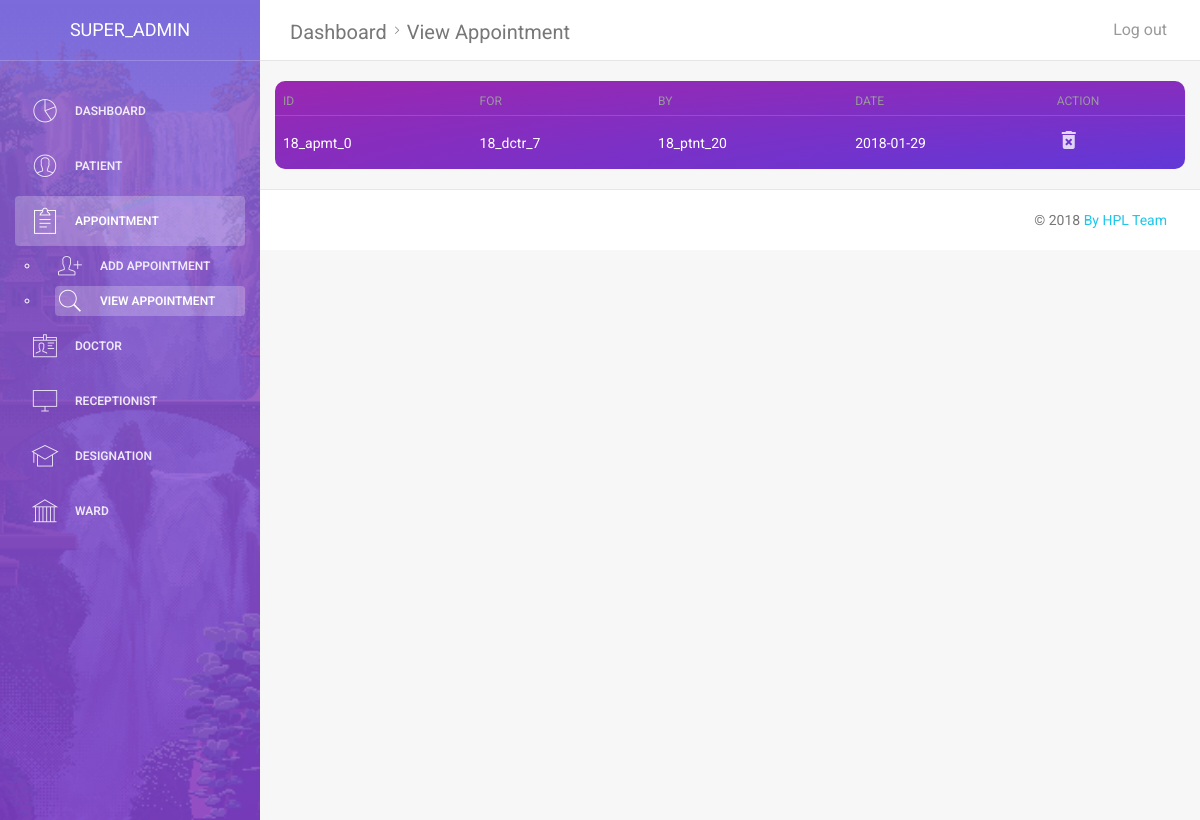
Before: /view_appointment.php (signed in) with the older database file.
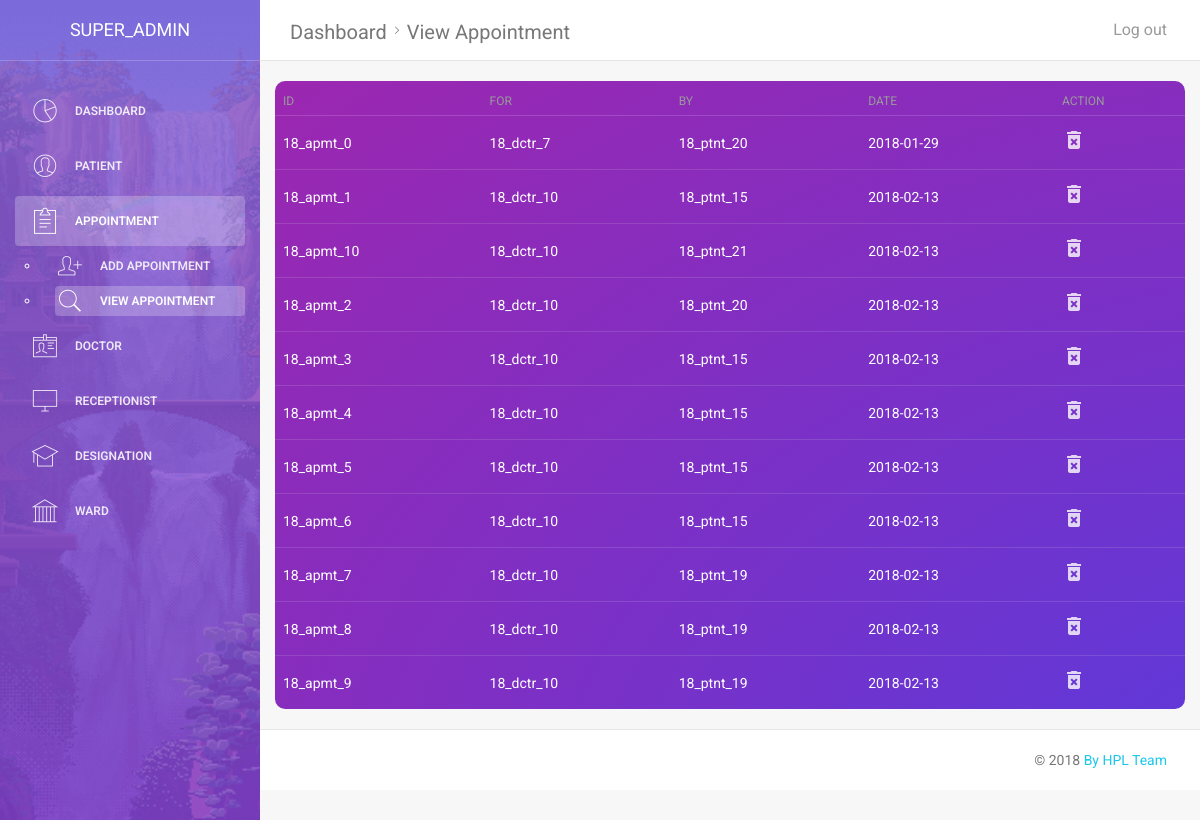
After: the same page with the newer database file.
### tables this page shows
CREATE TABLE `appointment` (
  `appointment_id` varchar(10) NOT NULL,
  `appointment_for` varchar(10) NOT NULL,
  `appointment_by` varchar(10) NOT NULL,
  `appointment_date` date NOT NULL,
  `appointment_reg_date` timestamp(6) NOT NULL DEFAULT CURRENT_TIMESTAMP(6) ON UPDATE CURRENT_TIMESTAMP(6),
  `appointment_status` tinyint(1) NOT NULL,
  `appointment_slot` varchar(5) NOT NULL
);

### assets/modules/global_module.php (the view, shortened to what this page needs)
<?php
function fetch_data($query,$type)
{
	include("assets/modules/db_config.php");
	$result = mysqli_query($conn,$query);
	if($result)
	{
		if($type == "login")
		{
		$count = mysqli_num_rows($result);
			if($count == 1)
			{
				return TRUE;
			}
			else
			{
				return FALSE;
			}
		}
		elseif($type == "count")
		{
			$count = mysqli_num_rows($result);
			return $count;
		}
		elseif($type == "result")
		{
			 $res = mysqli_query($conn,$query);
			 return $res;
		}
	}
	else
	{
		return "Fetch Error";
	}
}
function view_table($for)
{
    include("assets/modules/db_config.php");
    if($for == "patient")
    {
        $query = "select * from patient";
        $result = mysqli_query($conn,$query);
        if($result)
        {
            while($row = mysqli_fetch_array($result)) {
                $age = date_diff(date_create($row[6]), date_create('today'))->y;
                $id = $row[1];
                echo "<tr>
                <td>$id</td>
                <td>$row[2]</td>
                <td>$row[5]</td>
                <td>$age</td>
                <td > <a href='view_patient_profile.php?id=$id'> <i class='material-icons'>edit</i></a></td>
                </tr>";
            }
        }
    }
    elseif ($for == "appointment")
    {
        $query = "select * from appointment";
        $result = mysqli_query($conn,$query);
        while($row = mysqli_fetch_array($result))
        {
            $id = $row[0];
            echo "<tr>
                <td>$id</td>
                <td>$row[1]</td>
                <td>$row[2]</td>
                <td>$row[3]</td>
                <td > <a href='delete_designation.php?id=$id'> <i class='material-icons'>delete_forever</i></a></td>
                </tr>";
        }
    }
	else
	{
		echo "<tr><td>Invalid Arguments</td></tr>";
	}
}
?>

### view_appointment.php (shortened to what this page needs)
<?php
include("assets/modules/global_module.php");
if(isset($_GET["id"]))
{
    $id = $_GET["id"];
}
elseif(isset($_SESSION["admin_token"]))
{
    $id = $_SESSION["admin_token"];
}
$result = fetch_data("select * from admin where admin_id= '$id'","result");
$data = mysqli_fetch_assoc($result);
?>
<!doctype html>
<html lang="en">
<head>
    <link href="assets/css/fresh-bootstrap-table.css" rel="stylesheet" />
    <link href="assets/css/bootstrap.min.css" rel="stylesheet" />
    <link href="assets/css/animate.min.css" rel="stylesheet"/>
    <link href="assets/css/light-bootstrap-dashboard.css?v=1.4.0" rel="stylesheet"/>
    <link href="http://maxcdn.bootstrapcdn.com/font-awesome/4.2.0/css/font-awesome.min.css" rel="stylesheet">
    <link href="assets/css/pe-icon-7-stroke.css" rel="stylesheet" />
</head>
<body>
<div class="wrapper">
    <div class="sidebar" data-color="purple" data-image="assets/img/waterfall.gif" >
        <div class="sidebar-wrapper" id="">
            <div class="logo">
                <a href="#" class="simple-text">
                    <?php echo $data["admin_name"];?>
                </a>
            </div>
            <ul class="nav" >
                <li >
                    <a href="dashboard_admn.php">
                        <i class="pe-7s-graph"></i>
                        <p>Dashboard</p>
                    </a>
                </li>
                <li>
                    <a href="add_patient.php" >
                        <i class="pe-7s-user"></i>
                        <p>Patient</p>
                    </a>
                </li>
                <li class="active">
                    <a href="add_appointment.php">
                        <i class="pe-7s-note2"></i>
                        <p>Appointment</p>
                    </a>
                    <ul>
                        <li >
                            <a href="add_appointment.php" >
                                <i class="pe-7s-add-user"></i>
                                <p>Add Appointment</p>
                            </a>
                        </li>
                        <li class="active">
                            <a href="view_appointment.php" >
                                <i class="pe-7s-search"></i>
                                <p>View Appointment</p>
                            </a>
                        </li>
                    </ul>
                </li>
                <li >
                    <a href="add_doctor.php">
                        <i class="pe-7s-id"></i>
                        <p>Doctor</p>
                    </a>
                </li>
                <li >
                    <a href="add_receptionist.php">
                        <i class="pe-7s-monitor"></i>
                        <p>Receptionist</p>
                    </a>
                </li>
                <li >
                    <a href="designation.php">
                        <i class="pe-7s-study"></i>
                        <p>Designation</p>
                    </a>
                </li>
                <li >
                    <a href="ward.php">
                        <i class="pe-7s-culture"></i>
                        <p>Ward</p>
                    </a>
                </li>
            </ul>
        </div>
    </div>
    <div class="main-panel">
        <nav class="navbar navbar-default navbar-fixed">
            <div class="container-fluid">
                <div class="navbar-header">
                    <a class="navbar-brand" href="#">Dashboard<i class="pe-7s-angle-right"></i>View Appointment</a>
                </div>
                <div class="collapse navbar-collapse">
                    <ul class="nav navbar-nav navbar-right">
                        <li>
                            <a href="logout.php?for=<?php echo $data["admin_id"] ?>">
                                <p>Log out</p>
                            </a>
                        </li>
                    </ul>
                </div>
            </div>
        </nav>
        <br>
        <div class="container-fluid">
        <div class="row">
            <div class="col-md-12">
                <div class="fresh-table full-color-purple" >
                    <table id="fresh-table" class="table">
                        <thead>
                        <th data-field="id">ID</th>
                        <th data-field="name" data-sortable="true">For</th>
                        <th data-field="name" data-sortable="true">By</th>
                        <th data-field="name" data-sortable="true">Date</th>
                        <th data-field="action" >Action</th>
                        </thead>
                        <tbody>
                        <?php view_table("appointment"); ?>
                        </tbody>
                    </table>
                </div>
            </div>
        </div>
    </div>
        <footer class="footer">
            <div class="container-fluid">
                <p class="copyright pull-right">
                    &copy; <script>document.write(new Date().getFullYear())</script>
                    <a href="#">By HPL Team</a>
                </p>
            </div>
        </footer>
    </div>
</div>
</body>
</html>

Changed rows visible on the page:
added appointment: appointment_id "18_apmt_1", appointment_for "18_dctr_10", appointment_by "18_ptnt_15", appointment_date "2018-02-13"
added appointment: appointment_id "18_apmt_10", appointment_for "18_dctr_10", appointment_by "18_ptnt_21", appointment_date "2018-02-13"
added appointment: appointment_id "18_apmt_2", appointment_for "18_dctr_10", appointment_by "18_ptnt_20", appointment_date "2018-02-13"
added appointment: appointment_id "18_apmt_3", appointment_for "18_dctr_10", appointment_by "18_ptnt_15", appointment_date "2018-02-13"
added appointment: appointment_id "18_apmt_4", appointment_for "18_dctr_10", appointment_by "18_ptnt_15", appointment_date "2018-02-13"
added appointment: appointment_id "18_apmt_5", appointment_for "18_dctr_10", appointment_by "18_ptnt_15", appointment_date "2018-02-13"
added appointment: appointment_id "18_apmt_6", appointment_for "18_dctr_10", appointment_by "18_ptnt_15", appointment_date "2018-02-13"
added appointment: appointment_id "18_apmt_7", appointment_for "18_dctr_10", appointment_by "18_ptnt_19", appointment_date "2018-02-13"
added appointment: appointment_id "18_apmt_8", appointment_for "18_dctr_10", appointment_by "18_ptnt_19", appointment_date "2018-02-13"
added appointment: appointment_id "18_apmt_9", appointment_for "18_dctr_10", appointment_by "18_ptnt_19", appointment_date "2018-02-13"
